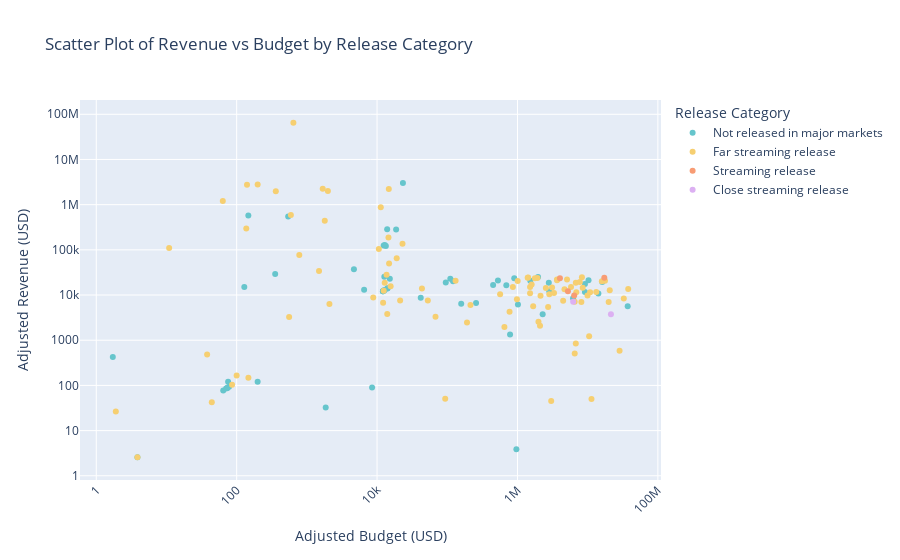

Notebook code cell kept with this figure:
### Code cell
filtered_data = movie[movie['is_within_scope'] == False]

fig = px.scatter(filtered_data, x='budget_usd_adj', y='revenue_usd_adj',
                 color='release_category', 
                 labels={'budget_usd_adj': 'Adjusted Budget (USD)', 'revenue_usd_adj': 'Adjusted Revenue (USD)'},
                 title='Scatter Plot of Revenue vs Budget by Release Category',
                 log_x=True, log_y=True, 
                 color_discrete_sequence=px.colors.qualitative.Pastel)

fig.update_layout(xaxis_title='Adjusted Budget (USD)',
                  yaxis_title='Adjusted Revenue (USD)',
                  legend_title='Release Category',
                  xaxis_tickangle=-45,
                  xaxis_tickfont_size=12,
                  yaxis_tickfont_size=12)

fig.show()

### Figure 1 — Plotly figure (JSON) as saved in the notebook; plotly's stock layout.template omitted (floating-point values rounded to 4 significant figures)
{"data": [{"hovertemplate": "release_category=Not released in major markets<br>Adjusted Budget (USD)=%{x}<br>Adjusted Revenue (USD)=%{y}<extra></extra>", "legendgroup": "Not released in major markets", "marker": {"color": "rgb(102, 197, 204)", "symbol": "circle"}, "mode": "markers", "name": "Not released in major markets", "orientation": "v", "showlegend": true, "type": "scatter", "x": [12700.0, 128.5, 693500.0, 12700.0, 353.8, 15200.0, 8494.0, 965300.0, 110500.0, 2795000.0, 78.01, 73.48, 64.35, 14200000.0, 1964000.0, 449900.0, 257100.0, 16130000.0, 12430.0, 899900.0, 2841000.0, 6193000.0, 4681.0, 527200.0, 12130.0, 199.1, 12130.0, 37160000.0, 13970.0, 784200.0, 13930.0, 23350.0, 73.48, 6540.0, 10280000.0, 146.7, 9145000.0, 2285000.0, 12130.0, 95220.0, 1.721, 41890.0, 120700.0, 3.857, 1523000.0, 18690.0, 75.57, 14150.0, 158000.0, 9145000.0, 12870.0, 541.8, 1016000.0, 12700.0, 13350.0, 1856.0, 70.76], "xaxis": "x", "y": [25390.0, 15090.0, 16450.0, 12700.0, 29160.0, 22800.0, 89.79, 3.861, 22820.0, 18690.0, 93.61, 88.17, 77.23, 10790.0, 24990.0, 16710.0, 6623.0, 19360.0, 124300.0, 23630.0, 12130.0, 8449.0, 37440.0, 21090.0, 12130.0, 120.8, 12130.0, 5668.0, 13970.0, 1343.0, 286200.0, 3023000.0, 88.17, 13080.0, 21160.0, 577300.0, 17590.0, 3768.0, 12130.0, 19040.0, 423.2, 8750.0, 20180.0, 2.571, 20830.0, 280400.0, 120.9, 14150.0, 6435.0, 11660.0, 128700.0, 546700.0, 6195.0, 12700.0, 121300.0, 32.51, 84.91], "yaxis": "y"}, {"hovertemplate": "release_category=Far streaming release<br>Adjusted Budget (USD)=%{x}<br>Adjusted Revenue (USD)=%{y}<extra></extra>", "legendgroup": "Far streaming release", "marker": {"color": "rgb(246, 207, 113)", "symbol": "circle"}, "mode": "markers", "name": "Far streaming release", "orientation": "v", "showlegend": true, "type": "scatter", "x": [1673000.0, 1007000.0, 140.4, 1420000.0, 1800.0, 14540.0, 860300.0, 4673000.0, 17630000.0, 37.96, 131400.0, 23030.0, 19040.0, 361.0, 1511000.0, 2841000.0, 2096000.0, 86.03, 14830.0, 19910000.0, 32700000.0, 10840000.0, 6540000.0, 982400.0, 37790000.0, 3023000.0, 13250000.0, 1993.0, 15600.0, 1.898, 8495000.0, 43590.0, 5081000.0, 1927000.0, 9945000.0, 12430.0, 651500.0, 8817.0, 8128000.0, 558.9, 6773000.0, 13970.0, 7723000.0, 147.0, 2096.0, 52840.0, 21300.0, 3109000.0, 6775000.0, 93470.0, 10.92, 3318000.0, 5792000.0, 199.1, 2732000.0, 1592000.0, 1490.0, 20630000.0, 3658000.0, 10500000.0, 15930000.0, 4474000.0, 13650.0, 137.1, 12860.0, 1991000.0, 63.48, 780.1, 214000.0, 12190.0, 6533000.0, 1769000.0, 99.97, 591.9, 191000.0, 11340000.0, 44.24, 14700.0, 8280000.0, 68010.0, 3658000.0, 10600.0, 2130000.0, 2539000.0, 1511000.0, 771300.0, 3.861, 566100.0, 11290.0, 28480000.0, 6882000.0, 642.8, 1682.0, 1397000.0], "xaxis": "x", "y": [5668.0, 20360.0, 2774000.0, 24580.0, 439100.0, 187900.0, 15040.0, 13460.0, 20660.0, 485.0, 20710.0, 137100.0, 64790.0, 1987000.0, 15140.0, 10380.0, 2086.0, 103.2, 49710.0, 7021.0, 8370.0, 11590.0, 507.5, 8103.0, 13560.0, 45.34, 11620.0, 1995000.0, 15600.0, 26.58, 14450.0, 13970.0, 22020.0, 23720.0, 9766.0, 12430.0, 1963.0, 8817.0, 7052.0, 3268.0, 846.6, 3809.0, 19400.0, 147.0, 6357.0, 7549.0, 7527.0, 14600.0, 18710.0, 50.47, 109300.0, 11040.0, 15150.0, 2798000.0, 5405.0, 17000.0, 34140.0, 12810.0, 21180.0, 1228.0, 20200.0, 7452.0, 28110.0, 295300.0, 18760.0, 2572.0, 1204000.0, 76520.0, 6050.0, 6773.0, 7110.0, 23490.0, 165.9, 593600.0, 2464.0, 49.88, 42.47, 2214000.0, 24880.0, 3304.0, 22030.0, 104600.0, 9634.0, 14270.0, 10890.0, 4244.0, 2.574, 10370.0, 879800.0, 586.6, 11560.0, 64980000.0, 2243000.0, 24190.0], "yaxis": "y"}, {"hovertemplate": "release_category=Streaming release<br>Adjusted Budget (USD)=%{x}<br>Adjusted Revenue (USD)=%{y}<extra></extra>", "legendgroup": "Streaming release", "marker": {"color": "rgb(248, 156, 116)", "symbol": "circle"}, "mode": "markers", "name": "Streaming release", "orientation": "v", "showlegend": true, "type": "scatter", "x": [6428000.0, 17250000.0, 4027000.0, 5232000.0], "xaxis": "x", "y": [9714.0, 24280.0, 23570.0, 12060.0], "yaxis": "y"}, {"hovertemplate": "release_category=Close streaming release<br>Adjusted Budget (USD)=%{x}<br>Adjusted Revenue (USD)=%{y}<extra></extra>", "legendgroup": "Close streaming release", "marker": {"color": "rgb(220, 176, 242)", "symbol": "circle"}, "mode": "markers", "name": "Close streaming release", "orientation": "v", "showlegend": true, "type": "scatter", "x": [21450000.0, 6215000.0], "xaxis": "x", "y": [3758.0, 7120.0], "yaxis": "y"}], "layout": {"legend": {"title": {"text": "Release Category"}, "tracegroupgap": 0}, "title": {"text": "Scatter Plot of Revenue vs Budget by Release Category"}, "xaxis": {"anchor": "y", "domain": [0, 1], "tickangle": -45, "tickfont": {"size": 12}, "title": {"text": "Adjusted Budget (USD)"}, "type": "log"}, "yaxis": {"anchor": "x", "domain": [0, 1], "tickfont": {"size": 12}, "title": {"text": "Adjusted Revenue (USD)"}, "type": "log"}}}
